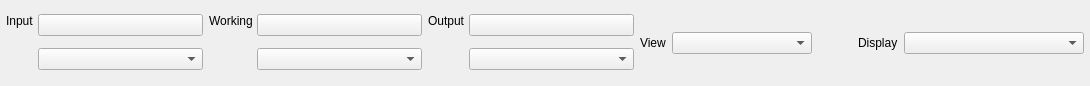
<?xml version='1.0' encoding='UTF-8'?>
<ui version="4.0">
 <class>DisplayView</class>
 <widget class="QWidget" name="DisplayView">
  <property name="DockWidget" stdset="0">
   <bool>true</bool>
  </property>
  <layout class="QHBoxLayout" name="displayLayout">
   <property name="spacing">
    <number>6</number>
   </property>
   <property name="leftMargin">
    <number>6</number>
   </property>
   <property name="topMargin">
    <number>6</number>
   </property>
   <property name="rightMargin">
    <number>6</number>
   </property>
   <property name="bottomMargin">
    <number>6</number>
   </property>
   <item>
    <widget class="QWidget" name="inputGroup">
     <layout class="QGridLayout" name="inputLayout">
      <property name="spacing">
       <number>4</number>
      </property>
      <property name="leftMargin">
       <number>0</number>
      </property>
      <property name="topMargin">
       <number>0</number>
      </property>
      <property name="rightMargin">
       <number>0</number>
      </property>
      <property name="bottomMargin">
       <number>0</number>
      </property>
      <item row="0" column="0">
       <widget class="QLabel" name="inputLabel">
        <property name="text">
         <string>Input</string>
        </property>
        <property name="alignment">
         <set>Qt::AlignTop</set>
        </property>
       </widget>
      </item>
      <item row="0" column="1">
       <widget class="QPushButton" name="input">
        <property name="minimumSize">
         <size>
          <width>165</width>
          <height>0</height>
         </size>
        </property>
        <property name="maximumSize">
         <size>
          <width>165</width>
          <height>16777215</height>
         </size>
        </property>
        <property name="toolTip">
         <string>Source color primaries. Auto uses decoded metadata.</string>
        </property>
        <property name="ColorSelector" stdset="0">
         <bool>true</bool>
        </property>
       </widget>
      </item>
      <item row="1" column="1">
       <widget class="QComboBox" name="inputTransfer">
        <property name="minimumSize">
         <size>
          <width>165</width>
          <height>0</height>
         </size>
        </property>
        <property name="maximumSize">
         <size>
          <width>165</width>
          <height>16777215</height>
         </size>
        </property>
        <property name="toolTip">
         <string>Source encoding / gamma.</string>
        </property>
       </widget>
      </item>
     </layout>
    </widget>
   </item>
   <item>
    <widget class="QWidget" name="workingGroup">
     <layout class="QGridLayout" name="workingLayout">
      <property name="spacing">
       <number>4</number>
      </property>
      <property name="leftMargin">
       <number>0</number>
      </property>
      <property name="topMargin">
       <number>0</number>
      </property>
      <property name="rightMargin">
       <number>0</number>
      </property>
      <property name="bottomMargin">
       <number>0</number>
      </property>
      <item row="0" column="0">
       <widget class="QLabel" name="workingLabel">
        <property name="text">
         <string>Working</string>
        </property>
        <property name="alignment">
         <set>Qt::AlignTop</set>
        </property>
       </widget>
      </item>
      <item row="0" column="1">
       <widget class="QPushButton" name="working">
        <property name="minimumSize">
         <size>
          <width>165</width>
          <height>0</height>
         </size>
        </property>
        <property name="maximumSize">
         <size>
          <width>165</width>
          <height>16777215</height>
         </size>
        </property>
        <property name="toolTip">
         <string>Effect processing color primaries.</string>
        </property>
        <property name="ColorSelector" stdset="0">
         <bool>true</bool>
        </property>
       </widget>
      </item>
      <item row="1" column="1">
       <widget class="QComboBox" name="workingTransfer">
        <property name="minimumSize">
         <size>
          <width>165</width>
          <height>0</height>
         </size>
        </property>
        <property name="maximumSize">
         <size>
          <width>165</width>
          <height>16777215</height>
         </size>
        </property>
        <property name="toolTip">
         <string>Effect processing encoding / gamma.</string>
        </property>
       </widget>
      </item>
     </layout>
    </widget>
   </item>
   <item>
    <widget class="QWidget" name="outputGroup">
     <layout class="QGridLayout" name="outputLayout">
      <property name="spacing">
       <number>4</number>
      </property>
      <property name="leftMargin">
       <number>0</number>
      </property>
      <property name="topMargin">
       <number>0</number>
      </property>
      <property name="rightMargin">
       <number>0</number>
      </property>
      <property name="bottomMargin">
       <number>0</number>
      </property>
      <item row="0" column="0">
       <widget class="QLabel" name="outputLabel">
        <property name="text">
         <string>Output</string>
        </property>
        <property name="alignment">
         <set>Qt::AlignTop</set>
        </property>
       </widget>
      </item>
      <item row="0" column="1">
       <widget class="QPushButton" name="output">
        <property name="minimumSize">
         <size>
          <width>165</width>
          <height>0</height>
         </size>
        </property>
        <property name="maximumSize">
         <size>
          <width>165</width>
          <height>16777215</height>
         </size>
        </property>
        <property name="toolTip">
         <string>Output color primaries.</string>
        </property>
        <property name="ColorSelector" stdset="0">
         <bool>true</bool>
        </property>
       </widget>
      </item>
      <item row="1" column="1">
       <widget class="QComboBox" name="outputTransfer">
        <property name="minimumSize">
         <size>
          <width>165</width>
          <height>0</height>
         </size>
        </property>
        <property name="maximumSize">
         <size>
          <width>165</width>
          <height>16777215</height>
         </size>
        </property>
        <property name="toolTip">
         <string>Output encoding / gamma.</string>
        </property>
       </widget>
      </item>
     </layout>
    </widget>
   </item>
   <item>
    <widget class="QLabel" name="viewLabel">
     <property name="text">
      <string>View</string>
     </property>
    </widget>
   </item>
   <item>
    <widget class="QComboBox" name="view">
     <property name="minimumSize">
      <size>
       <width>140</width>
       <height>0</height>
      </size>
     </property>
     <property name="toolTip">
      <string>ACES viewing transform; Direct encodes output without tone mapping.</string>
     </property>
     <property name="maximumSize">
      <size>
       <width>220</width>
       <height>16777215</height>
      </size>
     </property>
    </widget>
   </item>
   <item>
    <spacer name="displaySpacer">
     <property name="orientation">
      <enum>Qt::Horizontal</enum>
     </property>
     <property name="sizeHint">
      <size>
       <width>40</width>
       <height>20</height>
      </size>
     </property>
    </spacer>
   </item>
   <item>
    <widget class="QLabel" name="displayLabel">
     <property name="text">
      <string>Display</string>
     </property>
    </widget>
   </item>
   <item>
    <widget class="QComboBox" name="display">
     <property name="minimumSize">
      <size>
       <width>180</width>
       <height>0</height>
      </size>
     </property>
     <property name="toolTip">
      <string>Tag the Metal surface for macOS ColorSync. This does not transform pixels.</string>
     </property>
     <property name="maximumSize">
      <size>
       <width>210</width>
       <height>16777215</height>
      </size>
     </property>
    </widget>
   </item>
  </layout>
  <property name="maximumSize">
   <size>
    <width>16777215</width>
    <height>86</height>
   </size>
  </property>
 </widget>
 <resources />
 <connections />
</ui>
